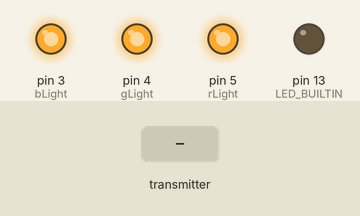
Simulated run of this sketch. Board: Arduino Uno, built with avr-gcc and run on an emulated ATmega328P. Parts: output pins drawn as LEDs (lit = HIGH). The test bench sets the inputs (shaded band). No radio packets arrive unless stated; what the sketch prints to the serial monitor is not drawn.

Above: at 1.2 s.
1.3 s: the transmitter starts sending stateChange = 0
2.8 s: the transmitter starts sending stateChange = 1
Timing chart, 0 to 5.8 s (numbered marks = the images above; inputs shaded):
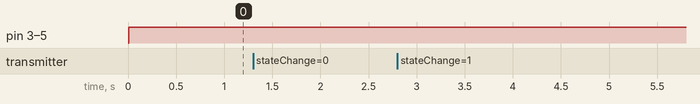

The sketch:

testCommR.ino
```cpp
#include <RF24.h>
#include <RF24_config.h>
#include <nRF24L01.h>
#include <printf.h>
#include <SPI.h>
#include <Servo.h>

#define bLight 3
#define gLight 4
#define rLight 5


RF24 radio(7, 8); // CE, CSN

const byte address[6] = "00001";
boolean states[] = {0, 0};


void setup() {
  //Built In LED
  pinMode(LED_BUILTIN, OUTPUT);
  pinMode(rLight, OUTPUT);
  pinMode(bLight, OUTPUT);
  pinMode(gLight, OUTPUT);
  Serial.begin(9600);

  //Radio COMM
  radio.begin();
  radio.openReadingPipe(0, address);
  radio.setPALevel(RF24_PA_MIN);
  radio.startListening();
}
void loop() {
  if (radio.available()) {
    states[0] = receiveState();
    Serial.println("On/Off:" + states[0]);
    if(states[0]){
      //poweredOn
      states[1] = receiveState();
      Serial.println("PAN/Move:" + states[1]);
      if(states[1]){
        //Movement Mode
        color(0,255, 0);

      }
      else{
        //PanTilt Mode
        color(0,0,255);

      }

    }
    else{
    color(255, 0, 0);

    }
  }
  else{
    color(255, 255, 255);

  }

}
int receiveState(){
  bool stateChange;
  radio.read(&stateChange, sizeof(stateChange));
  return stateChange;
}
void color (unsigned char red, unsigned char green, unsigned char blue) // the color generating function
{
  analogWrite(rLight, red);
  analogWrite(bLight, blue);
  analogWrite(gLight, green);
}
```

timeoutFunctions.ino
```cpp
////////////////////////////////////////
void timeout(unsigned long del){
  unsigned long waitTime = 0;
  unsigned long take = millis();
  do{
    waitTime = millis() - take ;
  }while(waitTime < del);
  //Serial.println("Delay");

}
////////////////////////////////////////
void microtimeout(unsigned long del){
  unsigned long waitTime = 0;
  unsigned long take = micros();
  do{
    waitTime = micros() - take ;
  }while(waitTime < del);
  Serial.println("Delay");

}

////////////////////////////////
```
